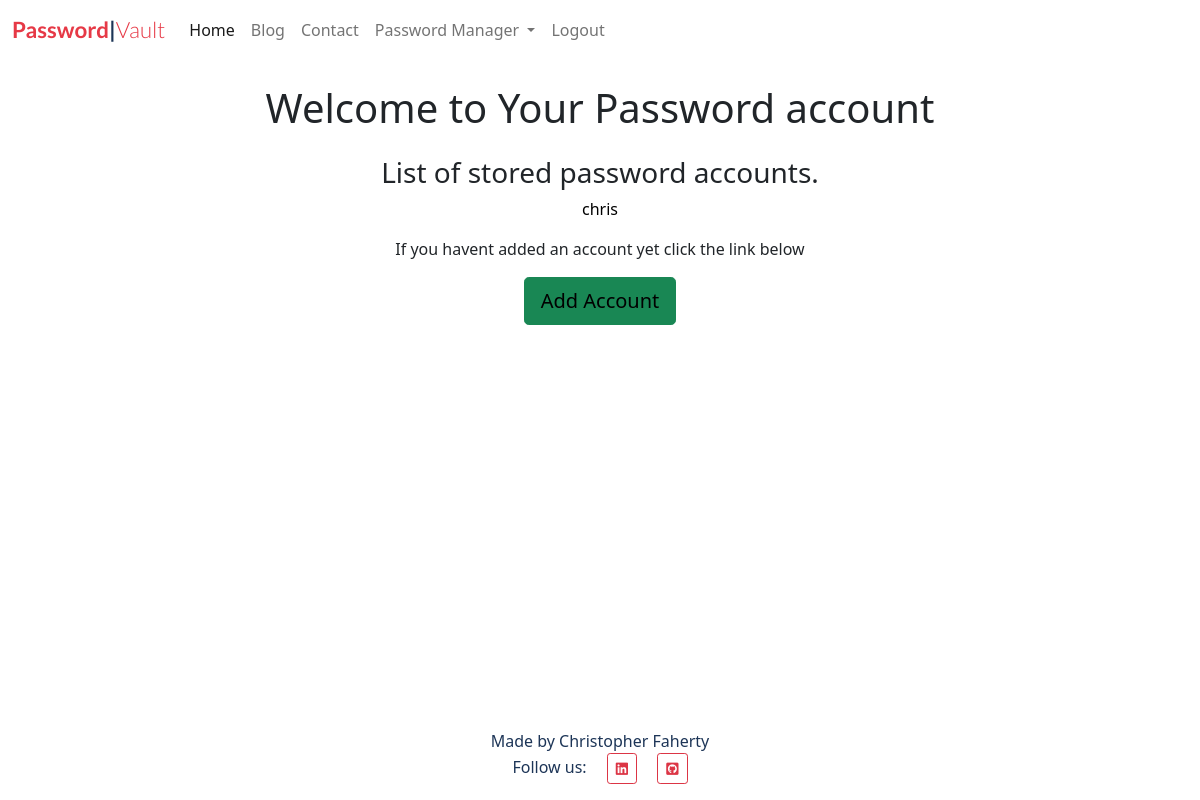
Before: /view/ (signed in) with the older database file.
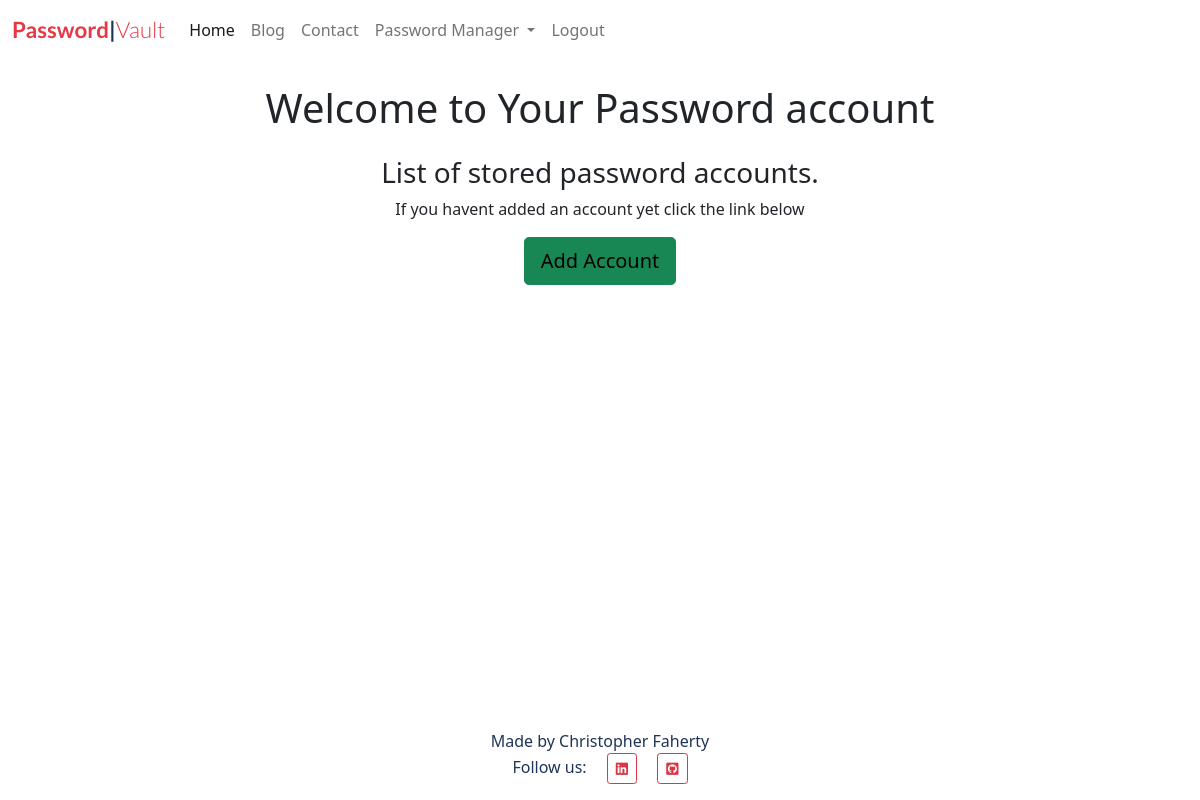
After: the same page with the newer database file.
### pwmanagerapp/models.py (models this page shows, shortened)
class PwAccount(models.Model):
    user = models.ForeignKey(User, on_delete=models.CASCADE, related_name="pwaccount", null=True)
    name = models.CharField(max_length=200)
    website = models.CharField(max_length =100)
    email = models.EmailField(max_length =100)
    username = models.CharField(max_length =50)
    password = encrypt(models.CharField(max_length=50, blank=False))

### pwmanagerapp/views.py (the view)
# urls.py: path("view/", view, name="view"),
def view(request):
    return render(request, "pwmanagerapp/viewpw.html", {})

### pwmanagerapp/templates/pwmanagerapp/viewpw.html (shortened to what this page needs)
{% extends "base.html" %}
{% block content %}
<div class="mx-auto my-4 text-center">
    <h1>Welcome to Your Password account</h1>
</div>
<div class="container text-center">
    <h3>List of stored password accounts.</h3>
    {% for pw in user.pwaccount.all %}
	    <p><a href="{% url 'index' pw.id %}">{{ pw.name }}</a></p>
    {% endfor %}
    <p>If you havent added an account yet click the link below</p>
    <button type="button" class="btn btn-success btn-lg"><a href="{% url 'create' %}">Add Account</a></button>
</div>
{% endblock %}

Changed rows visible on the page:
no longer on this page (row edited): PwAccount: name "chris"
